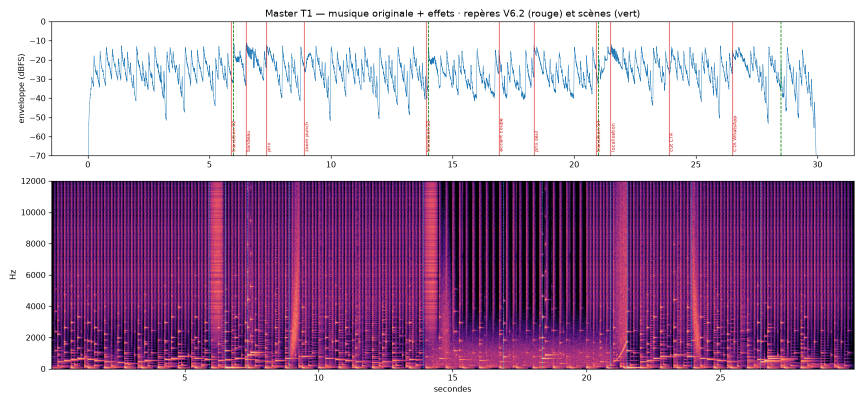
#> input picture audio/metadata/planche_synchronisation_audio.png, 1725 x 805 px (shown at 1/2 size)
$ python -i food_cinema_transitions.py   (imports and definitions only)
#> lines starting #> are read from the running program, lines starting #| are printed output that depends on the picture
#> further down, picture is the input picture: shape (805, 1725, 3); mean B, G, R 183.8, 153.5, 185
"""Bibliothèque de transitions « Food Cinema » — cinquième brique du moteur V5.

Six transitions, toutes pilotées par le plan JSON (`config/T1_worldclass_v5.json` →
`transitions.catalogue`). Ce module ne contient **aucune durée, aucune position, aucun seuil
décisionnel** : il reçoit `p` (progression 0..1), les paramètres déclarés et deux images.

Contrat commun
--------------
* `old` et `new` sont deux images **déjà remappées et vivantes** : le rendu les fait avancer
  toutes les deux pendant la transition. Aucune image figée n'est utilisée comme plan sortant.
* Les fonctions sont pures : mêmes entrées → mêmes sorties, sans aléatoire ni état.
* Aucun bord dupliqué : les zooms et translations sont calculés en *échantillonnant* à
  l'intérieur de l'image (`cv2.warpAffine` avec matrice inverse), jamais en repliant les bords.

Correspondance Android (voir `reports/PORTABILITY_ANDROID_T1.md`)
----------------------------------------------------------------
Chaque transition correspond à un shader fragmentaire GLSL ES 2.0 dont la mathématique est
donnée dans la docstring de la fonction.
"""
from __future__ import annotations

import math
from typing import Any

import cv2
import numpy as np

Palette = dict[str, tuple[int, int, int]]


# --------------------------------------------------------------------------- #
# utilitaires géométriques (matrices affines, aucune coordonnée entière)
# [42 lines left out: functions _sample, _motion_blur, _screen, not called in this run]


def _bloom(img: np.ndarray, seuil: float = 0.72, force: float = 0.55) -> np.ndarray:
    """Bloom limité aux hautes lumières (aucune surexposition du produit)."""
#> called with seuil = 0.72, force = 0.55
    lum = cv2.cvtColor(img, cv2.COLOR_BGR2GRAY).astype(np.float32) / 255.0
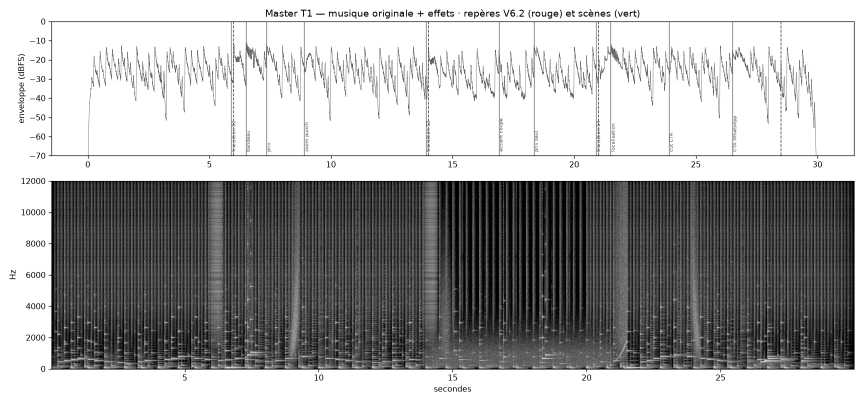
#> lum: shape (805, 1725) float32 (shown at 1/2 size); min 0, max 1, mean 0.652
    mask = np.clip((lum - seuil) / max(1e-3, 1 - seuil), 0, 1)[..., None]
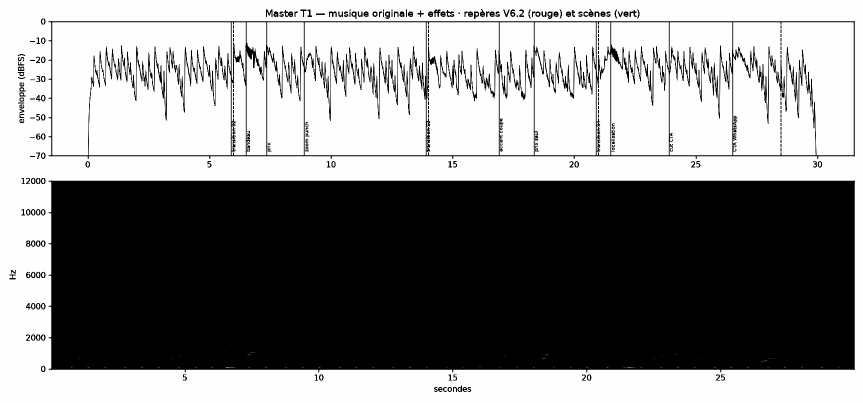
#> mask: shape (805, 1725, 1) float32 (shown at 1/2 size); min 0, max 1, mean 0.525
    small = cv2.resize(img, (img.shape[1] // 4, img.shape[0] // 4), interpolation=cv2.INTER_AREA)
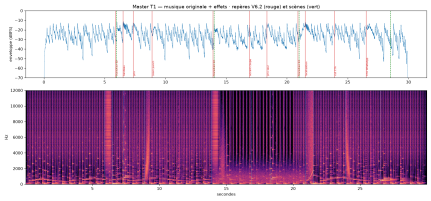
#> small: shape (201, 431, 3); mean B, G, R 183.8, 153.5, 185
    soft = cv2.GaussianBlur(small, (0, 0), 6.0)
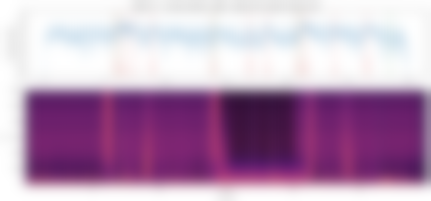
#> soft: shape (201, 431, 3); mean B, G, R 183.7, 153.4, 184.9
    soft = cv2.resize(soft, (img.shape[1], img.shape[0]), interpolation=cv2.INTER_LINEAR)
#> soft: shape (805, 1725, 3)
    return np.clip(img.astype(np.float32) + soft.astype(np.float32) * mask * force, 0, 255).astype(np.uint8)


# [171 lines left out: functions _ease, _rounded_mask, tr_cut, tr_flash_punch, tr_warm_burn, tr_whip_blur and 2 more, not called in this run]


TRANSITIONS = {
    "TR_CUT": tr_cut,
    "TR_FLASH_PUNCH": tr_flash_punch,
    "TR_WARM_BURN": tr_warm_burn,
    "TR_WHIP_BLUR": tr_whip_blur,
    "TR_PORTAL_EXPAND": tr_portal_expand,
    "TR_SPLIT_DIPTYCH": tr_split_diptych,
}


# [8 lines left out: function apply_transition, not called in this run]

>>> import cv2
>>> picture = cv2.imread('../audio/metadata/planche_synchronisation_audio.png')
>>> result = _bloom(picture)
